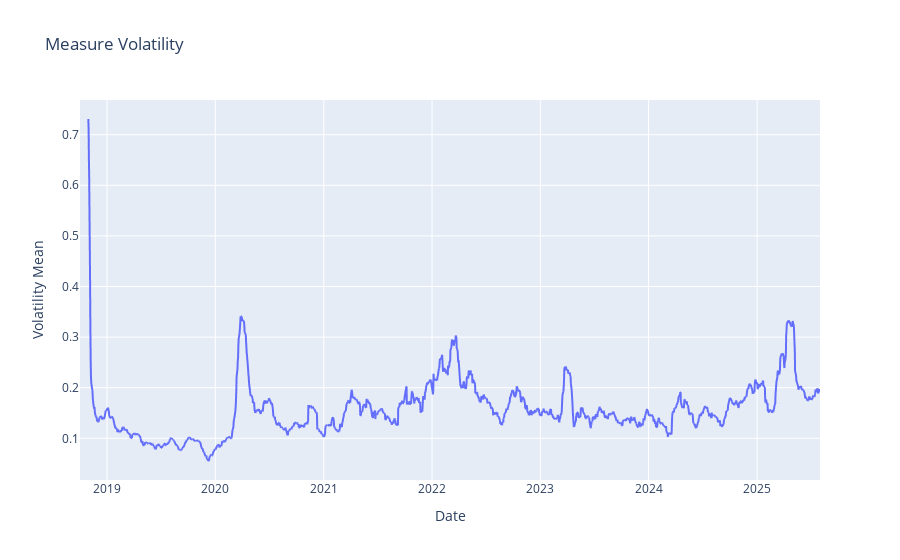

Source (notebook cell):
### Code cell
# Show it
fig = px.line(df_stock, x="date", y="volatility_mean", title="Measure Volatility", 
              labels={"date": "Date", "volatility_mean": "Volatility Mean"})
fig.show()

### Figure 1 — Plotly figure (JSON) as saved in the notebook; plotly's stock layout.template omitted (floating-point values rounded to 4 significant figures; data arrays with more than 128 entries replaced by an {"elided": "..."} marker saying what was removed)
{"data": [{"hovertemplate": "Date=%{x}<br>Volatility Mean=%{y}<extra></extra>", "legendgroup": "", "line": {"color": "#636efa", "dash": "solid"}, "marker": {"symbol": "circle"}, "mode": "lines", "name": "", "showlegend": false, "type": "scattergl", "x": {"elided": "1717 str values"}, "xaxis": "x", "y": {"elided": "1717 float values"}, "yaxis": "y"}], "layout": {"legend": {"tracegroupgap": 0}, "title": {"text": "Measure Volatility"}, "xaxis": {"anchor": "y", "domain": [0, 1], "title": {"text": "Date"}}, "yaxis": {"anchor": "x", "domain": [0, 1], "title": {"text": "Volatility Mean"}}}}
